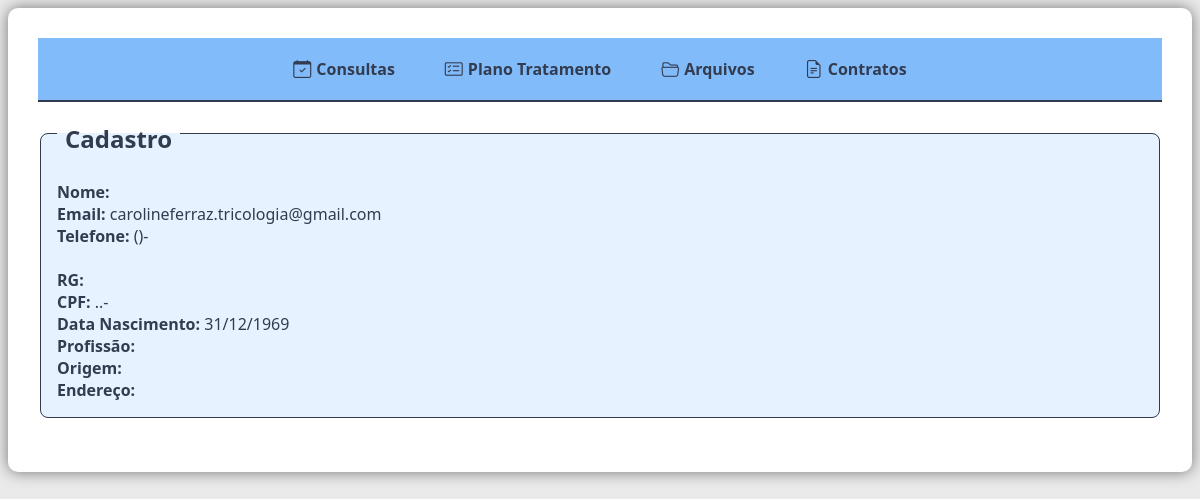
Before: /painel/cadastro_paciente.php (signed in) with the older database file.
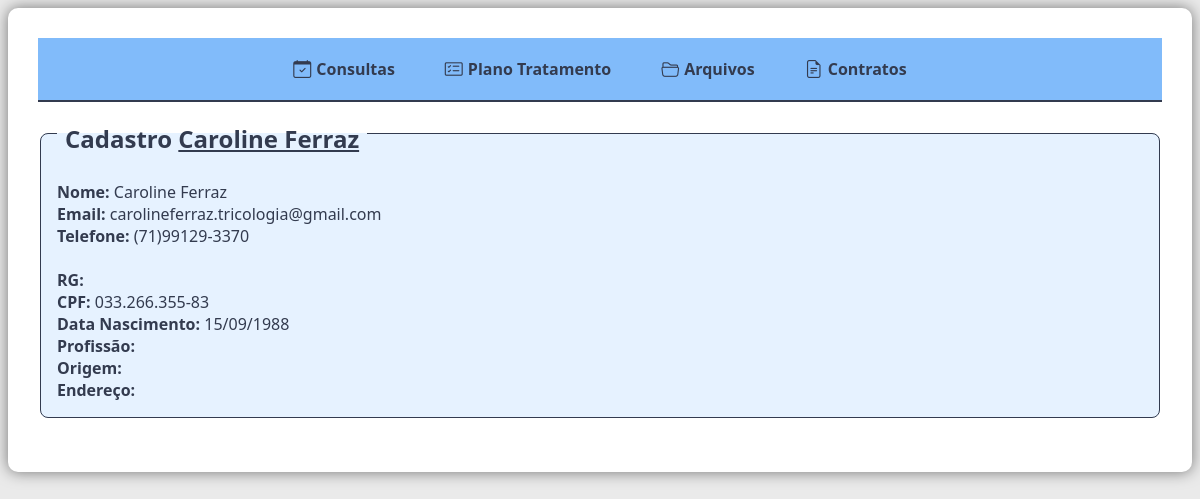
After: the same page with the newer database file.
### tables this page shows
CREATE TABLE `configuracoes` (
  `id` int(11) NOT NULL,
  `token_emp` varchar(50) DEFAULT NULL,
  `config_empresa` varchar(30) DEFAULT NULL,
  `config_email` varchar(35) DEFAULT NULL,
  `config_telefone` varchar(18) DEFAULT NULL,
  `config_cnpj` varchar(18) DEFAULT NULL,
  `config_limitedia` int(5) DEFAULT NULL,
  `config_limitepax` int(5) DEFAULT NULL,
  `config_endereco` mediumtext DEFAULT NULL,
  `config_msg_confirmacao` mediumtext DEFAULT NULL,
  `config_msg_cancelamento` mediumtext DEFAULT NULL,
  `config_msg_finalizar` mediumtext DEFAULT NULL,
  `config_msg_lembrete` mediumtext DEFAULT NULL,
  `config_msg_aniversario` mediumtext DEFAULT NULL,
  `atendimento_hora_comeco` time(6) DEFAULT NULL,
  `atendimento_hora_fim` time(6) DEFAULT NULL,
  `atendimento_hora_intervalo` int(3) DEFAULT NULL,
  `atendimento_dia_max` date DEFAULT NULL,
  `config_dia_segunda` int(1) DEFAULT NULL,
  `config_dia_terca` int(1) DEFAULT NULL,
  `config_dia_quarta` int(1) DEFAULT NULL,
  `config_dia_quinta` int(1) DEFAULT NULL,
  `config_dia_sexta` int(1) DEFAULT NULL,
  `config_dia_sabado` int(1) DEFAULT NULL,
  `config_dia_domingo` int(1) DEFAULT NULL,
  `envio_whatsapp` varchar(15) DEFAULT NULL,
  `envio_email` varchar(15) DEFAULT NULL,
  `is_segunda` int(1) NOT NULL DEFAULT 0,
  `is_terca` int(1) NOT NULL DEFAULT 0,
  `is_quarta` int(1) NOT NULL DEFAULT 0,
  `is_quinta` int(1) NOT NULL DEFAULT 0,
  `is_sexta` int(1) NOT NULL DEFAULT 0,
  `is_sabado` int(1) NOT NULL DEFAULT 0,
  `is_domingo` int(1) NOT NULL DEFAULT 0,
  `lembrete_auto_time` time NOT NULL DEFAULT '09:00:00'
);

### painel/verifica_login.php (called while the page is built, shortened)
<?php
$css_path = "css/style_colorido.css";

### config/database.php (called while the page is built, shortened)
<?php
$local_configuracao = 'Casa';
$config_host = 'localhost';
if($local_configuracao == 'Casa'){
$config_db = 'app_carolineferraz';
$config_user = 'root';
$config_password = '';
}else{
$config_db = 'u826189016_tricologia';
$config_user = 'u826189016_tricologia';
$config_password = 'Much@ch0';
}
$chave = 'Accor@123';
$metodo = 'AES-256-CBC';
$iv = '8246508246508246';
$config_dsn = "mysql:host=$config_host;dbname=$config_db";
try {
    $conexao = new PDO($config_dsn, $config_user, $config_password);
    $conexao->setAttribute(PDO::ATTR_ERRMODE, PDO::ERRMODE_EXCEPTION);
} catch (PDOException $e) {
    echo $e->getMessage();
}
foreach ($conexao->query("SELECT * FROM configuracoes WHERE id = '-2'") as $row) {
    $config_empresa = $row['config_empresa'];
    $config_email = $row['config_email'];
    $config_telefone = $row['config_telefone'];
    $config_cnpj = $row['config_cnpj'];
    $config_endereco = $row['config_endereco'];
}
?>

### painel/cadastro_paciente.php (the view, shortened to what this page needs)
<?php
require('../config/database.php');
require('verifica_login.php');
$doc_email = $_SESSION['email'];
$query = $conexao->prepare("SELECT * FROM painel_users WHERE CONCAT(';', token_emp, ';') LIKE :token_emp AND email = :email");
$query->execute(array('token_emp' => '%;'.$_SESSION['token_emp'].';%', 'email' => $doc_email));
$painel_users_array = [];
    while($select = $query->fetch(PDO::FETCH_ASSOC)){
        $dados_painel_users = $select['dados_painel_users'];
        $id = $select['id'];
    $dados = base64_decode($dados_painel_users);
    $dados_decifrados = openssl_decrypt($dados, $metodo, $chave, 0, $iv);
    $dados_array = explode(';', $dados_decifrados);
    $painel_users_array[] = [
        'id' => $id,
        'email' => $doc_email,
        'nome' => $dados_array[0],
        'rg' => $dados_array[1],
        'cpf' => $dados_array[2],
        'telefone' => $dados_array[3],
        'profissao' => $dados_array[4],
        'nascimento' => $dados_array[5],
        'cep' => $dados_array[6],
        'rua' => $dados_array[7],
        'numero' => $dados_array[8],
        'cidade' => $dados_array[9],
        'bairro' => $dados_array[10],
        'estado' => $dados_array[11]
    ];
}
foreach ($painel_users_array as $select){
$nome = $select['nome'];
$rg = $select['rg'];
$cpf = $select['cpf'];
$nascimento = $select['nascimento'];
$telefone = $select['telefone'];
$origem = $select['origem'];
$profissao = $select['profissao'];
$cep = $select['cep'];
$rua = $select['rua'];
$numero = $select['numero'];
$cidade = $select['cidade'];
$bairro = $select['bairro'];
$estado = $select['estado'];
}
?>
<html lang="pt-br">
<head>
    <link rel="stylesheet" href="<?php echo $css_path ?>">
    <link rel="stylesheet" href="https://cdn.jsdelivr.net/npm/bootstrap-icons@1.10.5/font/bootstrap-icons.css">
</head>
<body>
<div class="card">
<div class="top-menu">
  <a href="javascript:void(0)" onclick='window.open("cadastro_paciente.php?email=<?php echo $doc_email ?>&id_job=Consultas","iframe-home")'>
    <i class="bi bi-calendar-check"></i> <span>Consultas</span>
  </a>
  <a href="javascript:void(0)" onclick='window.open("cadastro_paciente.php?email=<?php echo $doc_email ?>&id_job=Tratamento","iframe-home")'>
    <i class="bi bi-card-checklist"></i> <span>Plano Tratamento</span>
  </a>
  <a href="javascript:void(0)" onclick='window.open("cadastro_paciente.php?email=<?php echo $doc_email ?>&id_job=Arquivos","iframe-home")'>
    <i class="bi bi-folder2-open"></i> <span>Arquivos</span>
  </a>
  <a href="javascript:void(0)" onclick='window.open("cadastro_paciente.php?email=<?php echo $doc_email ?>&id_job=Contratos","iframe-home")'>
    <i class="bi bi-file-earmark-text"></i> <span>Contratos</span>
  </a>
</div>
<?php
$endereco_cep = preg_replace('/^(\d{2})(\d{3})(\d{3})$/', '$1.$2-$3', $cep);
$endereco = "$rua, $numero, $bairro – $cidade/$estado, CEP: $endereco_cep";
if($nascimento == '' || $profissao == '' || $cep == '' || $rua == '' || $numero == '' || $cidade == '' || $bairro == '' || $estado == ''){
    $endereco = '';
}
$parte1 = substr($cpf, 0, 3);
$parte2 = substr($cpf, 3, 3);
$parte3 = substr($cpf, 6, 3);
$parte4 = substr($cpf, 9);
$cpf = "$parte1.$parte2.$parte3-$parte4";
$ddd = substr($telefone, 0, 2);
$prefixo = substr($telefone, 2, 5);
$sufixo = substr($telefone, 7);
$telefone = "($ddd)$prefixo-$sufixo";
?>
<fieldset>
<legend><h2>Cadastro <u><?php echo $nome ?></u></h2></legend>
<label><b>Nome: </b><?php echo $nome ?></label><br>
<label><b>Email: </b><?php echo $doc_email ?></label><br>
<label><b>Telefone: </b><?php echo $telefone ?></label><br><br>
<label><b>RG: </b><?php echo $rg ?></label><br>
<label><b>CPF: </b><?php echo $cpf ?></label><br>
<label><b>Data Nascimento: </b><?php echo date('d/m/Y', strtotime("$nascimento")) ?></label><br>
<label><b>Profissão: </b><?php echo $profissao ?></label><br>
<label><b>Origem: </b><?php echo $origem ?></label><br>
<label><b>Endereço: </b><?php echo $endereco ?></label><br>
</fieldset>
</div>
</body>
</html>

Changed rows visible on the page:
now on this page (row edited): configuracoes: config_empresa "Caroline Ferraz", config_telefone "(71)99129-3370"
Other visible differences:
$cpf: "..-" → "033.266.355-83"
date('d/m/Y', strtotime("$nascimento")): "31/12/1969" → "15/09/1988"
$telefone: "()-" → (not shown)
